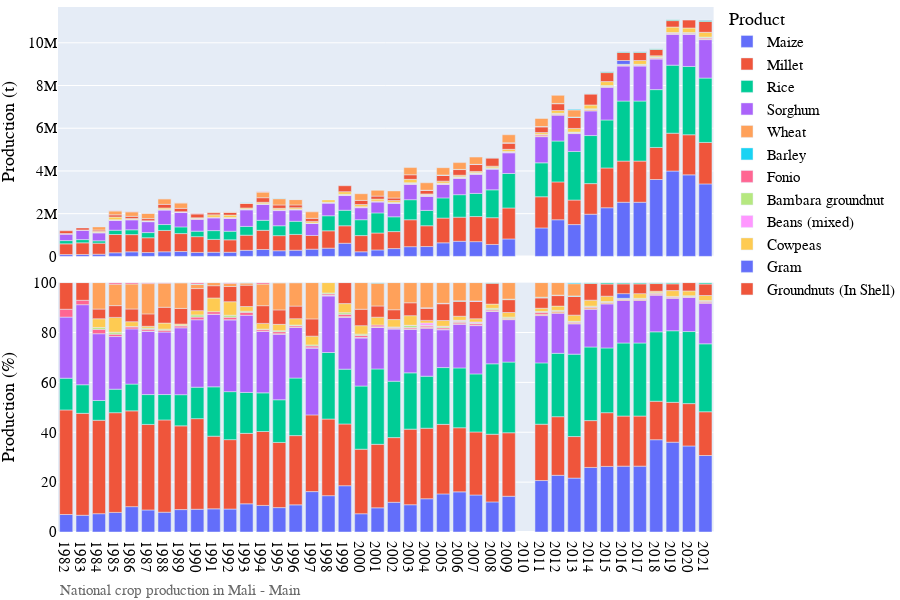

The notebook cell this image was saved under:
### Markdown cell above
## Visualization of production data

### Code cell
# Bar chart of national grain production
country_iso, country_name = 'ML', 'Mali'
df = pd.read_csv('../data/crop/adm_crop_production_%s.csv' % country_iso, index_col=0)
df['year'] = df['harvest_year']
year = [df['year'].min(), df['year'].max()]
product_order = ['Maize','Millet','Rice','Sorghum','Wheat','Barley','Fonio']
for season_name in ['Main']:
    footnote = 'National crop production in %s - %s' % (country_name, season_name)
    fn_save = '../figures/%s_bar_natgrainprod_%s.png' % (country_iso, season_name)
    sub = df[df['season_name'] == season_name]
    fig = PlotBarProduction(sub, year, product_order, footnote, fn_save)
    fig.show()

### Figure 1 — Plotly figure (JSON) as saved in the notebook; plotly's stock layout.template omitted (floating-point values rounded to 4 significant figures)
{"data": [{"alignmentgroup": "True", "hovertemplate": "product=Maize<br>season_name=Main<br>type=orig_unit<br>year=%{x}<br>value=%{y}<extra></extra>", "legendgroup": "Maize", "marker": {"color": "#636efa", "pattern": {"shape": ""}}, "name": "Maize", "offsetgroup": "Maize", "orientation": "v", "showlegend": true, "textposition": "auto", "type": "bar", "x": [1982, 1983, 1984, 1985, 1986, 1987, 1988, 1989, 1990, 1991, 1992, 1993, 1994, 1995, 1996, 1997, 1998, 1999, 2000, 2001, 2002, 2003, 2004, 2005, 2006, 2007, 2008, 2009, 2011, 2012, 2013, 2014, 2015, 2016, 2017, 2018, 2019, 2020, 2021], "xaxis": "x2", "y": [83969, 89311, 101440, 168205, 213423, 178609, 214519, 225394, 185579, 192530, 192530, 283373, 322493, 264460, 289760, 337713, 385051, 613892, 214588, 301931, 365174, 454758, 459463, 634594, 706700.0, 689918, 557741, 816378, 1332484, 1713737, 1488769, 1974010, 2276036, 2534380, 2534380, 3599476, 3994493, 3817000.0, 3393204], "yaxis": "y2"}, {"alignmentgroup": "True", "hovertemplate": "product=Maize<br>season_name=Main<br>type=percent<br>year=%{x}<br>value=%{y}<extra></extra>", "legendgroup": "Maize", "marker": {"color": "#636efa", "pattern": {"shape": ""}}, "name": "Maize", "offsetgroup": "Maize", "orientation": "v", "showlegend": false, "textposition": "auto", "type": "bar", "x": [1982, 1983, 1984, 1985, 1986, 1987, 1988, 1989, 1990, 1991, 1992, 1993, 1994, 1995, 1996, 1997, 1998, 1999, 2000, 2001, 2002, 2003, 2004, 2005, 2006, 2007, 2008, 2009, 2011, 2012, 2013, 2014, 2015, 2016, 2017, 2018, 2019, 2020, 2021], "xaxis": "x", "y": [7.011, 6.707, 7.345, 7.857, 10.17, 8.835, 7.938, 8.989, 9.124, 9.295, 9.203, 11.31, 10.65, 9.78, 10.89, 16.2, 14.57, 18.56, 7.317, 9.699, 11.91, 10.94, 13.34, 15.28, 16.1, 14.84, 12.07, 14.34, 20.63, 22.73, 21.61, 25.89, 26.3, 26.41, 26.41, 37.01, 36.01, 34.5, 30.67], "yaxis": "y"}, {"alignmentgroup": "True", "hovertemplate": "product=Millet<br>season_name=Main<br>type=orig_unit<br>year=%{x}<br>value=%{y}<extra></extra>", "legendgroup": "Millet", "marker": {"color": "#EF553B", "pattern": {"shape": ""}}, "name": "Millet", "offsetgroup": "Millet", "orientation": "v", "showlegend": true, "textposition": "auto", "type": "bar", "x": [1982, 1983, 1984, 1985, 1986, 1987, 1988, 1989, 1990, 1991, 1992, 1993, 1994, 1995, 1996, 1997, 1998, 1999, 2000, 2001, 2002, 2003, 2004, 2005, 2006, 2007, 2008, 2009, 2011, 2012, 2013, 2014, 2015, 2016, 2017, 2018, 2019, 2020, 2021], "xaxis": "x2", "y": [502300.0, 544304, 517600.0, 856166, 805763, 693526, 999901, 841793, 739126, 603248, 582297, 708062, 897592, 706660, 738840, 641088, 811815, 818905, 759114, 792548, 795146, 1260498, 974673, 1157810, 1129000.0, 1175107, 1253259, 1449592, 1458783, 1772275, 1147757, 1432218, 1864301, 1927105, 1927105, 1500677, 1773081, 1879000.0, 1940727], "yaxis": "y2"}, {"alignmentgroup": "True", "hovertemplate": "product=Millet<br>season_name=Main<br>type=percent<br>year=%{x}<br>value=%{y}<extra></extra>", "legendgroup": "Millet", "marker": {"color": "#EF553B", "pattern": {"shape": ""}}, "name": "Millet", "offsetgroup": "Millet", "orientation": "v", "showlegend": false, "textposition": "auto", "type": "bar", "x": [1982, 1983, 1984, 1985, 1986, 1987, 1988, 1989, 1990, 1991, 1992, 1993, 1994, 1995, 1996, 1997, 1998, 1999, 2000, 2001, 2002, 2003, 2004, 2005, 2006, 2007, 2008, 2009, 2011, 2012, 2013, 2014, 2015, 2016, 2017, 2018, 2019, 2020, 2021], "xaxis": "x", "y": [41.94, 40.88, 37.47, 39.99, 38.4, 34.31, 37.0, 33.57, 36.34, 29.12, 27.83, 28.25, 29.65, 26.13, 27.77, 30.76, 30.72, 24.76, 25.88, 25.46, 25.94, 30.32, 28.29, 27.88, 25.71, 25.27, 27.13, 25.46, 22.59, 23.51, 16.66, 18.78, 21.55, 20.08, 20.08, 15.43, 15.98, 16.98, 17.54], "yaxis": "y"}, {"alignmentgroup": "True", "hovertemplate": "product=Rice<br>season_name=Main<br>type=orig_unit<br>year=%{x}<br>value=%{y}<extra></extra>", "legendgroup": "Rice", "marker": {"color": "#00cc96", "pattern": {"shape": ""}}, "name": "Rice", "offsetgroup": "Rice", "orientation": "v", "showlegend": true, "textposition": "auto", "type": "bar", "x": [1982, 1983, 1984, 1985, 1986, 1987, 1988, 1989, 1990, 1991, 1992, 1993, 1994, 1995, 1996, 1998, 1999, 2000, 2001, 2002, 2003, 2004, 2005, 2006, 2007, 2008, 2009, 2011, 2012, 2013, 2014, 2015, 2016, 2017, 2018, 2019, 2020, 2021], "xaxis": "x2", "y": [152408, 152634, 109354, 201650, 225138, 242000.0, 275111, 313555, 256376, 410018, 402800.0, 411200.0, 469127, 462700, 613970, 705213, 727060, 742808, 940938, 693203, 938217, 718086, 945824, 1053000.0, 1082383, 1304618, 1614408, 1588346, 1914867, 2275982, 2251031, 2246012, 2811051, 2811051, 2707558, 3184724, 3196000.0, 3014106], "yaxis": "y2"}, {"alignmentgroup": "True", "hovertemplate": "product=Rice<br>season_name=Main<br>type=percent<br>year=%{x}<br>value=%{y}<extra></extra>", "legendgroup": "Rice", "marker": {"color": "#00cc96", "pattern": {"shape": ""}}, "name": "Rice", "offsetgroup": "Rice", "orientation": "v", "showlegend": false, "textposition": "auto", "type": "bar", "x": [1982, 1983, 1984, 1985, 1986, 1987, 1988, 1989, 1990, 1991, 1992, 1993, 1994, 1995, 1996, 1998, 1999, 2000, 2001, 2002, 2003, 2004, 2005, 2006, 2007, 2008, 2009, 2011, 2012, 2013, 2014, 2015, 2016, 2017, 2018, 2019, 2020, 2021], "xaxis": "x", "y": [12.73, 11.46, 7.918, 9.419, 10.73, 11.97, 10.18, 12.51, 12.61, 19.8, 19.25, 16.41, 15.5, 17.11, 23.08, 26.69, 21.98, 25.33, 30.23, 22.61, 22.57, 20.84, 22.77, 23.99, 23.28, 28.24, 28.35, 24.59, 25.4, 33.04, 29.52, 25.96, 29.3, 29.3, 27.84, 28.71, 28.9, 27.25], "yaxis": "y"}, {"alignmentgroup": "True", "hovertemplate": "product=Sorghum<br>season_name=Main<br>type=orig_unit<br>year=%{x}<br>value=%{y}<extra></extra>", "legendgroup": "Sorghum", "marker": {"color": "#ab63fa", "pattern": {"shape": ""}}, "name": "Sorghum", "offsetgroup": "Sorghum", "orientation": "v", "showlegend": true, "textposition": "auto", "type": "bar", "x": [1982, 1983, 1984, 1985, 1986, 1987, 1988, 1989, 1990, 1991, 1992, 1993, 1994, 1995, 1996, 1997, 1998, 1999, 2000, 2001, 2002, 2003, 2004, 2005, 2006, 2007, 2008, 2009, 2011, 2012, 2013, 2014, 2015, 2016, 2017, 2018, 2019, 2020, 2021], "xaxis": "x2", "y": [293359, 427458, 369818, 452055, 464565, 513176, 676929, 672282, 550164, 602204, 602233, 775168, 746217, 710270, 540260, 558802, 598974, 688830, 564662, 517748, 641848, 727632, 664083, 629127, 769700.0, 900790, 969597, 969064, 1225530, 1212440, 837225, 1152988, 1527455, 1637913, 1637913, 1428698, 1443385, 1511000.0, 1801016], "yaxis": "y2"}, {"alignmentgroup": "True", "hovertemplate": "product=Sorghum<br>season_name=Main<br>type=percent<br>year=%{x}<br>value=%{y}<extra></extra>", "legendgroup": "Sorghum", "marker": {"color": "#ab63fa", "pattern": {"shape": ""}}, "name": "Sorghum", "offsetgroup": "Sorghum", "orientation": "v", "showlegend": false, "textposition": "auto", "type": "bar", "x": [1982, 1983, 1984, 1985, 1986, 1987, 1988, 1989, 1990, 1991, 1992, 1993, 1994, 1995, 1996, 1997, 1998, 1999, 2000, 2001, 2002, 2003, 2004, 2005, 2006, 2007, 2008, 2009, 2011, 2012, 2013, 2014, 2015, 2016, 2017, 2018, 2019, 2020, 2021], "xaxis": "x", "y": [24.49, 32.1, 26.78, 21.12, 22.14, 25.38, 25.05, 26.81, 27.05, 29.07, 28.79, 30.93, 24.65, 26.27, 20.31, 26.81, 22.67, 20.83, 19.25, 16.63, 20.94, 17.5, 19.28, 15.15, 17.53, 19.37, 20.99, 17.02, 18.98, 16.08, 12.15, 15.12, 17.65, 17.07, 17.07, 14.69, 13.01, 13.66, 16.28], "yaxis": "y"}, {"alignmentgroup": "True", "hovertemplate": "product=Wheat<br>season_name=Main<br>type=orig_unit<br>year=%{x}<br>value=%{y}<extra></extra>", "legendgroup": "Wheat", "marker": {"color": "#FFA15A", "pattern": {"shape": ""}}, "name": "Wheat", "offsetgroup": "Wheat", "orientation": "v", "showlegend": true, "textposition": "auto", "type": "bar", "x": [1987, 1991, 1992, 1994, 1995, 1996, 1997, 1998, 1999, 2000, 2001, 2002, 2003, 2004, 2005, 2006, 2007, 2008, 2009, 2011, 2012, 2013, 2014, 2015, 2016, 2017, 2018, 2019, 2020, 2021], "xaxis": "x2", "y": [1425, 1256, 1256, 2210, 6150, 3086, 2638, 6630, 7495, 6075, 9180, 4652.0, 5701, 8942, 4805, 8565, 8585, 13016, 15247, 33842, 40319, 27430, 45668, 35756, 40137, 40137, 28015, 29145, 8226, 37124], "yaxis": "y2"}, {"alignmentgroup": "True", "hovertemplate": "product=Wheat<br>season_name=Main<br>type=percent<br>year=%{x}<br>value=%{y}<extra></extra>", "legendgroup": "Wheat", "marker": {"color": "#FFA15A", "pattern": {"shape": ""}}, "name": "Wheat", "offsetgroup": "Wheat", "orientation": "v", "showlegend": false, "textposition": "auto", "type": "bar", "x": [1987, 1991, 1992, 1994, 1995, 1996, 1997, 1998, 1999, 2000, 2001, 2002, 2003, 2004, 2005, 2006, 2007, 2008, 2009, 2011, 2012, 2013, 2014, 2015, 2016, 2017, 2018, 2019, 2020, 2021], "xaxis": "x", "y": [0.07049, 0.06064, 0.06004, 0.073, 0.2274, 0.116, 0.1266, 0.2509, 0.2266, 0.2071, 0.2949, 0.1517, 0.1371, 0.2595, 0.1157, 0.1951, 0.1846, 0.2817, 0.2677, 0.524, 0.5348, 0.3982, 0.5989, 0.4132, 0.4183, 0.4183, 0.288, 0.2628, 0.07437, 0.3356], "yaxis": "y"}, {"alignmentgroup": "True", "hovertemplate": "product=Barley<br>season_name=Main<br>type=orig_unit<br>year=%{x}<br>value=%{y}<extra></extra>", "legendgroup": "Barley", "marker": {"color": "#19d3f3", "pattern": {"shape": ""}}, "name": "Barley", "offsetgroup": "Barley", "orientation": "v", "showlegend": true, "textposition": "auto", "type": "bar", "x": [1997, 1998, 1999, 2000, 2001, 2002], "xaxis": "x2", "y": [46, 51, 57, 133, 75, 56], "yaxis": "y2"}, {"alignmentgroup": "True", "hovertemplate": "product=Barley<br>season_name=Main<br>type=percent<br>year=%{x}<br>value=%{y}<extra></extra>", "legendgroup": "Barley", "marker": {"color": "#19d3f3", "pattern": {"shape": ""}}, "name": "Barley", "offsetgroup": "Barley", "orientation": "v", "showlegend": false, "textposition": "auto", "type": "bar", "x": [1997, 1998, 1999, 2000, 2001, 2002], "xaxis": "x", "y": [0.002207, 0.00193, 0.001723, 0.004535, 0.002409, 0.001827], "yaxis": "y"}, {"alignmentgroup": "True", "hovertemplate": "product=Fonio<br>season_name=Main<br>type=orig_unit<br>year=%{x}<br>value=%{y}<extra></extra>", "legendgroup": "Fonio", "marker": {"color": "#FF6692", "pattern": {"shape": ""}}, "name": "Fonio", "offsetgroup": "Fonio", "orientation": "v", "showlegend": true, "textposition": "auto", "type": "bar", "x": [1982, 1983, 1984, 1985, 1986, 1987, 1988, 1989, 1990, 1991, 1992, 1993, 1994, 1995, 1996, 1997, 1998, 1999, 2000, 2001, 2002, 2003, 2004, 2005, 2006, 2007, 2008, 2009, 2011, 2012, 2013, 2014, 2015, 2016, 2017, 2018, 2019, 2020, 2021], "xaxis": "x2", "y": [37807, 23537, 24535, 20486, 17243, 15589, 20184, 18929, 21568, 20898, 20899, 29735, 19272, 22170, 15000, 15116, 15593, 31253, 22738, 21398, 16321, 22437, 19655, 26598, 26250.0, 28691, 21380, 16611, 51021, 21035, 22090, 25651, 20294, 14626, 14626, 46189, 28149, 40540.0, 47029], "yaxis": "y2"}, {"alignmentgroup": "True", "hovertemplate": "product=Fonio<br>season_name=Main<br>type=percent<br>year=%{x}<br>value=%{y}<extra></extra>", "legendgroup": "Fonio", "marker": {"color": "#FF6692", "pattern": {"shape": ""}}, "name": "Fonio", "offsetgroup": "Fonio", "orientation": "v", "showlegend": false, "textposition": "auto", "type": "bar", "x": [1982, 1983, 1984, 1985, 1986, 1987, 1988, 1989, 1990, 1991, 1992, 1993, 1994, 1995, 1996, 1997, 1998, 1999, 2000, 2001, 2002, 2003, 2004, 2005, 2006, 2007, 2008, 2009, 2011, 2012, 2013, 2014, 2015, 2016, 2017, 2018, 2019, 2020, 2021], "xaxis": "x", "y": [3.157, 1.768, 1.776, 0.9569, 0.8218, 0.7711, 0.7469, 0.7549, 1.06, 1.009, 0.999, 1.186, 0.6366, 0.8199, 0.5638, 0.7252, 0.59, 0.945, 0.7753, 0.6874, 0.5324, 0.5396, 0.5705, 0.6405, 0.5978, 0.6171, 0.4628, 0.2917, 0.79, 0.279, 0.3207, 0.3364, 0.2345, 0.1524, 0.1524, 0.4749, 0.2538, 0.3665, 0.4251], "yaxis": "y"}, {"alignmentgroup": "True", "hovertemplate": "product=Bambara groundnut<br>season_name=Main<br>type=orig_unit<br>year=%{x}<br>value=%{y}<extra></extra>", "legendgroup": "Bambara groundnut", "marker": {"color": "#B6E880", "pattern": {"shape": ""}}, "name": "Bambara groundnut", "offsetgroup": "Bambara groundnut", "orientation": "v", "showlegend": true, "textposition": "auto", "type": "bar", "x": [1984, 1985, 1986, 1987, 1988, 1989, 1990, 1992, 1993, 1994, 1995, 1996, 1997, 1998, 1999, 2000, 2002, 2003, 2004, 2005, 2006, 2007, 2008, 2009, 2011, 2012, 2013, 2014, 2015, 2016, 2017, 2018, 2019, 2020, 2021], "xaxis": "x2", "y": [10115, 16804, 2107, 8540, 11620, 7505, 17883, 16332, 11024, 5880, 9604, 7165, 8399, 9321, 21717, 16562, 4367, 32809, 10766, 17169, 18050.0, 12929, 24558, 24978, 19177, 24786, 20383, 25295, 26620.0, 25960.0, 25963, 24616, 27381, 26076, 33262], "yaxis": "y2"}, {"alignmentgroup": "True", "hovertemplate": "product=Bambara groundnut<br>season_name=Main<br>type=percent<br>year=%{x}<br>value=%{y}<extra></extra>", "legendgroup": "Bambara groundnut", "marker": {"color": "#B6E880", "pattern": {"shape": ""}}, "name": "Bambara groundnut", "offsetgroup": "Bambara groundnut", "orientation": "v", "showlegend": false, "textposition": "auto", "type": "bar", "x": [1984, 1985, 1986, 1987, 1988, 1989, 1990, 1992, 1993, 1994, 1995, 1996, 1997, 1998, 1999, 2000, 2002, 2003, 2004, 2005, 2006, 2007, 2008, 2009, 2011, 2012, 2013, 2014, 2015, 2016, 2017, 2018, 2019, 2020, 2021], "xaxis": "x", "y": [0.7324, 0.7849, 0.1004, 0.4224, 0.43, 0.2993, 0.8792, 0.7807, 0.4399, 0.1942, 0.3552, 0.2693, 0.4029, 0.3527, 0.6566, 0.5647, 0.1425, 0.7891, 0.3125, 0.4134, 0.4111, 0.2781, 0.5316, 0.4386, 0.2969, 0.3288, 0.2959, 0.3317, 0.3076, 0.2706, 0.2706, 0.2531, 0.2468, 0.2357, 0.3007], "yaxis": "y"}, {"alignmentgroup": "True", "hovertemplate": "product=Beans (mixed)<br>season_name=Main<br>type=orig_unit<br>year=%{x}<br>value=%{y}<extra></extra>", "legendgroup": "Beans (mixed)", "marker": {"color": "#FF97FF", "pattern": {"shape": ""}}, "name": "Beans (mixed)", "offsetgroup": "Beans (mixed)", "orientation": "v", "showlegend": true, "textposition": "auto", "type": "bar", "x": [2003, 2004, 2005, 2006, 2007], "xaxis": "x2", "y": [4367, 32301, 11283, 15910, 17956], "yaxis": "y2"}, {"alignmentgroup": "True", "hovertemplate": "product=Beans (mixed)<br>season_name=Main<br>type=percent<br>year=%{x}<br>value=%{y}<extra></extra>", "legendgroup": "Beans (mixed)", "marker": {"color": "#FF97FF", "pattern": {"shape": ""}}, "name": "Beans (mixed)", "offsetgroup": "Beans (mixed)", "orientation": "v", "showlegend": false, "textposition": "auto", "type": "bar", "x": [2003, 2004, 2005, 2006, 2007], "xaxis": "x", "y": [0.105, 0.9376, 0.2717, 0.3624, 0.3862], "yaxis": "y"}, {"alignmentgroup": "True", "hovertemplate": "product=Cowpeas<br>season_name=Main<br>type=orig_unit<br>year=%{x}<br>value=%{y}<extra></extra>", "legendgroup": "Cowpeas", "marker": {"color": "#FECB52", "pattern": {"shape": ""}}, "name": "Cowpeas", "offsetgroup": "Cowpeas", "orientation": "v", "showlegend": true, "textposition": "auto", "type": "bar", "x": [1984, 1985, 1986, 1987, 1988, 1989, 1990, 1991, 1992, 1993, 1994, 1995, 1996, 1997, 1998, 1999, 2000, 2001, 2002, 2003, 2004, 2005, 2006, 2007, 2008, 2009, 2011, 2012, 2013, 2014, 2015, 2017, 2018, 2019, 2020, 2021], "xaxis": "x2", "y": [48216, 127000.0, 41210, 14700, 65690, 11554, 34819, 113582, 113582, 47375, 69343, 69363, 67919, 73294, 110060, 119723, 100126, 98007, 90530.0, 160874, 35550.0, 94914, 71980.0, 59450.0, 77906, 106001, 85519, 129000.0, 170066, 182000.0, 186400.0, 180080, 53880.0, 257200.0, 215434, 224956], "yaxis": "y2"}, {"alignmentgroup": "True", "hovertemplate": "product=Cowpeas<br>season_name=Main<br>type=percent<br>year=%{x}<br>value=%{y}<extra></extra>", "legendgroup": "Cowpeas", "marker": {"color": "#FECB52", "pattern": {"shape": ""}}, "name": "Cowpeas", "offsetgroup": "Cowpeas", "orientation": "v", "showlegend": false, "textposition": "auto", "type": "bar", "x": [1984, 1985, 1986, 1987, 1988, 1989, 1990, 1991, 1992, 1993, 1994, 1995, 1996, 1997, 1998, 1999, 2000, 2001, 2002, 2003, 2004, 2005, 2006, 2007, 2008, 2009, 2011, 2012, 2013, 2014, 2015, 2017, 2018, 2019, 2020, 2021], "xaxis": "x", "y": [3.491, 5.931, 1.964, 0.7271, 2.431, 0.4608, 1.712, 5.484, 5.429, 1.89, 2.291, 2.565, 2.553, 3.516, 4.165, 3.62, 3.414, 3.148, 2.953, 3.869, 1.032, 2.285, 1.639, 1.279, 1.686, 1.861, 1.324, 1.711, 2.469, 2.386, 2.154, 1.877, 0.554, 2.319, 1.948, 2.034], "yaxis": "y"}, {"alignmentgroup": "True", "hovertemplate": "product=Gram<br>season_name=Main<br>type=orig_unit<br>year=%{x}<br>value=%{y}<extra></extra>", "legendgroup": "Gram", "marker": {"color": "#636efa", "pattern": {"shape": ""}}, "name": "Gram", "offsetgroup": "Gram", "orientation": "v", "showlegend": true, "textposition": "auto", "type": "bar", "x": [2016], "xaxis": "x2", "y": [180100.0], "yaxis": "y2"}, {"alignmentgroup": "True", "hovertemplate": "product=Gram<br>season_name=Main<br>type=percent<br>year=%{x}<br>value=%{y}<extra></extra>", "legendgroup": "Gram", "marker": {"color": "#636efa", "pattern": {"shape": ""}}, "name": "Gram", "offsetgroup": "Gram", "orientation": "v", "showlegend": false, "textposition": "auto", "type": "bar", "x": [2016], "xaxis": "x", "y": [1.877], "yaxis": "y"}, {"alignmentgroup": "True", "hovertemplate": "product=Groundnuts (In Shell)<br>season_name=Main<br>type=orig_unit<br>year=%{x}<br>value=%{y}<extra></extra>", "legendgroup": "Groundnuts (In Shell)", "marker": {"color": "#EF553B", "pattern": {"shape": ""}}, "name": "Groundnuts (In Shell)", "offsetgroup": "Groundnuts (In Shell)", "orientation": "v", "showlegend": true, "textposition": "auto", "type": "bar", "x": [1982, 1983, 1984, 1985, 1986, 1987, 1988, 1989, 1990, 1991, 1992, 1993, 1994, 1995, 1996, 1997, 1999, 2000, 2001, 2002, 2003, 2004, 2005, 2006, 2007, 2008, 2009, 2011, 2012, 2013, 2014, 2015, 2016, 2017, 2018, 2019, 2020, 2021], "xaxis": "x2", "y": [127828, 94271, 53709, 101141, 107015, 100680, 171759, 156983, 179941, 102020, 127487, 215150, 215160, 157100, 134130, 144329, 278356, 193073, 139832, 120844, 214455, 169780, 279503, 265500.0, 324375, 388587, 293433, 267400.0, 318400.0, 515673, 510600.0, 421500.0, 374300.0, 374317, 301207, 301207, 368671, 506141], "yaxis": "y2"}, {"alignmentgroup": "True", "hovertemplate": "product=Groundnuts (In Shell)<br>season_name=Main<br>type=percent<br>year=%{x}<br>value=%{y}<extra></extra>", "legendgroup": "Groundnuts (In Shell)", "marker": {"color": "#EF553B", "pattern": {"shape": ""}}, "name": "Groundnuts (In Shell)", "offsetgroup": "Groundnuts (In Shell)", "orientation": "v", "showlegend": false, "textposition": "auto", "type": "bar", "x": [1982, 1983, 1984, 1985, 1986, 1987, 1988, 1989, 1990, 1991, 1992, 1993, 1994, 1995, 1996, 1997, 1999, 2000, 2001, 2002, 2003, 2004, 2005, 2006, 2007, 2008, 2009, 2011, 2012, 2013, 2014, 2015, 2016, 2017, 2018, 2019, 2020, 2021], "xaxis": "x", "y": [10.67, 7.08, 3.889, 4.724, 5.1, 4.98, 6.356, 6.261, 8.847, 4.926, 6.094, 8.584, 7.108, 5.81, 5.041, 6.924, 8.416, 6.583, 4.492, 3.942, 5.158, 4.928, 6.73, 6.048, 6.977, 8.411, 5.153, 4.14, 4.224, 7.486, 6.697, 4.872, 3.901, 3.901, 3.097, 2.715, 3.333, 4.575], "yaxis": "y"}, {"alignmentgroup": "True", "hovertemplate": "product=Sesame Seed<br>season_name=Main<br>type=orig_unit<br>year=%{x}<br>value=%{y}<extra></extra>", "legendgroup": "Sesame Seed", "marker": {"color": "#00cc96", "pattern": {"shape": ""}}, "name": "Sesame Seed", "offsetgroup": "Sesame Seed", "orientation": "v", "showlegend": true, "textposition": "auto", "type": "bar", "x": [2004, 2005, 2006, 2007, 2008, 2009, 2011, 2012, 2013, 2014, 2015, 2016, 2017, 2018, 2019, 2021], "xaxis": "x2", "y": [2425, 4872, 4499, 2239, 7259, 9909, 16945, 12007, 15510.0, 22590.0, 43380.0, 37577, 37577, 27830.0, 46698, 59637], "yaxis": "y2"}, {"alignmentgroup": "True", "hovertemplate": "product=Sesame Seed<br>season_name=Main<br>type=percent<br>year=%{x}<br>value=%{y}<extra></extra>", "legendgroup": "Sesame Seed", "marker": {"color": "#00cc96", "pattern": {"shape": ""}}, "name": "Sesame Seed", "offsetgroup": "Sesame Seed", "orientation": "v", "showlegend": false, "textposition": "auto", "type": "bar", "x": [2004, 2005, 2006, 2007, 2008, 2009, 2011, 2012, 2013, 2014, 2015, 2016, 2017, 2018, 2019, 2021], "xaxis": "x", "y": [0.07039, 0.1173, 0.1025, 0.04816, 0.1571, 0.174, 0.2624, 0.1593, 0.2251, 0.2963, 0.5014, 0.3916, 0.3916, 0.2861, 0.421, 0.5391], "yaxis": "y"}, {"alignmentgroup": "True", "hovertemplate": "product=Soybean<br>season_name=Main<br>type=orig_unit<br>year=%{x}<br>value=%{y}<extra></extra>", "legendgroup": "Soybean", "marker": {"color": "#ab63fa", "pattern": {"shape": ""}}, "name": "Soybean", "offsetgroup": "Soybean", "orientation": "v", "showlegend": true, "textposition": "auto", "type": "bar", "x": [2004, 2005, 2006, 2007, 2008, 2009, 2011, 2012, 2013, 2014, 2015, 2016, 2017, 2018, 2019, 2021], "xaxis": "x2", "y": [1548, 2124, 2005.0, 5187, 2138, 1874, 1238, 1663, 1610, 3235, 5204.0, 11770.0, 11770.0, 7875, 6693, 5054], "yaxis": "y2"}, {"alignmentgroup": "True", "hovertemplate": "product=Soybean<br>season_name=Main<br>type=percent<br>year=%{x}<br>value=%{y}<extra></extra>", "legendgroup": "Soybean", "marker": {"color": "#ab63fa", "pattern": {"shape": ""}}, "name": "Soybean", "offsetgroup": "Soybean", "orientation": "v", "showlegend": false, "textposition": "auto", "type": "bar", "x": [2004, 2005, 2006, 2007, 2008, 2009, 2011, 2012, 2013, 2014, 2015, 2016, 2017, 2018, 2019, 2021], "xaxis": "x", "y": [0.04493, 0.05114, 0.04565, 0.1116, 0.04628, 0.03291, 0.01917, 0.02206, 0.02337, 0.04242, 0.06014, 0.1227, 0.1227, 0.08097, 0.06034, 0.04569], "yaxis": "y"}, {"alignmentgroup": "True", "hovertemplate": "product=Sugarcane<br>season_name=Main<br>type=orig_unit<br>year=%{x}<br>value=%{y}<extra></extra>", "legendgroup": "Sugarcane", "marker": {"color": "#FFA15A", "pattern": {"shape": ""}}, "name": "Sugarcane", "offsetgroup": "Sugarcane", "orientation": "v", "showlegend": true, "textposition": "auto", "type": "bar", "x": [1984, 1985, 1986, 1987, 1988, 1989, 1990, 1991, 1992, 1993, 1994, 1995, 1996, 1997, 2000, 2001, 2002, 2003, 2004, 2005, 2006, 2007, 2009, 2011, 2012, 2013], "xaxis": "x2", "y": [146388, 184353, 210465, 245626, 261304, 257571, 35300, 25485, 25485, 20661, 262333, 293240, 249950, 302982, 312992, 285235, 333286, 336000, 347939, 344312, 319529, 341825, 377000, 377964, 377964, 335690], "yaxis": "y2"}, {"alignmentgroup": "True", "hovertemplate": "product=Sugarcane<br>season_name=Main<br>type=percent<br>year=%{x}<br>value=%{y}<extra></extra>", "legendgroup": "Sugarcane", "marker": {"color": "#FFA15A", "pattern": {"shape": ""}}, "name": "Sugarcane", "offsetgroup": "Sugarcane", "orientation": "v", "showlegend": false, "textposition": "auto", "type": "bar", "x": [1984, 1985, 1986, 1987, 1988, 1989, 1990, 1991, 1992, 1993, 1994, 1995, 1996, 1997, 2000, 2001, 2002, 2003, 2004, 2005, 2006, 2007, 2009, 2011, 2012, 2013], "xaxis": "x", "y": [10.6, 8.611, 10.03, 12.15, 9.669, 10.27, 1.736, 1.23, 1.218, 0.8244, 8.666, 10.84, 9.394, 14.54, 10.67, 9.162, 10.87, 8.081, 10.1, 8.291, 7.277, 7.352, 6.62, 5.852, 5.014, 4.873], "yaxis": "y"}, {"alignmentgroup": "True", "hovertemplate": "product=Sweet Potatoes<br>season_name=Main<br>type=orig_unit<br>year=%{x}<br>value=%{y}<extra></extra>", "legendgroup": "Sweet Potatoes", "marker": {"color": "#19d3f3", "pattern": {"shape": ""}}, "name": "Sweet Potatoes", "offsetgroup": "Sweet Potatoes", "orientation": "v", "showlegend": true, "textposition": "auto", "type": "bar", "x": [1990, 1993, 1995, 1996, 2001, 2013], "xaxis": "x2", "y": [1853, 4536, 2270, 600, 6181, 30223], "yaxis": "y2"}, {"alignmentgroup": "True", "hovertemplate": "product=Sweet Potatoes<br>season_name=Main<br>type=percent<br>year=%{x}<br>value=%{y}<extra></extra>", "legendgroup": "Sweet Potatoes", "marker": {"color": "#19d3f3", "pattern": {"shape": ""}}, "name": "Sweet Potatoes", "offsetgroup": "Sweet Potatoes", "orientation": "v", "showlegend": false, "textposition": "auto", "type": "bar", "x": [1990, 1993, 1995, 1996, 2001, 2013], "xaxis": "x", "y": [0.09111, 0.181, 0.08395, 0.02255, 0.1985, 0.4388], "yaxis": "y"}, {"alignmentgroup": "True", "hovertemplate": "product=Yams<br>season_name=Main<br>type=orig_unit<br>year=%{x}<br>value=%{y}<extra></extra>", "legendgroup": "Yams", "marker": {"color": "#FF6692", "pattern": {"shape": ""}}, "name": "Yams", "offsetgroup": "Yams", "orientation": "v", "showlegend": true, "textposition": "auto", "type": "bar", "x": [1985, 1986, 1987, 1988, 1989, 1990, 1992, 1994], "xaxis": "x2", "y": [13030, 11230, 7760, 5380, 1803, 11285, 7110, 17579], "yaxis": "y2"}, {"alignmentgroup": "True", "hovertemplate": "product=Yams<br>season_name=Main<br>type=percent<br>year=%{x}<br>value=%{y}<extra></extra>", "legendgroup": "Yams", "marker": {"color": "#FF6692", "pattern": {"shape": ""}}, "name": "Yams", "offsetgroup": "Yams", "orientation": "v", "showlegend": false, "textposition": "auto", "type": "bar", "x": [1985, 1986, 1987, 1988, 1989, 1990, 1992, 1994], "xaxis": "x", "y": [0.6086, 0.5352, 0.3838, 0.1991, 0.07191, 0.5548, 0.3399, 0.5807], "yaxis": "y"}], "layout": {"annotations": [{"showarrow": false, "text": "", "textangle": 90, "x": 0.98, "xanchor": "left", "xref": "paper", "y": 0.2375, "yanchor": "middle", "yref": "paper"}, {"showarrow": false, "text": "", "textangle": 90, "x": 0.98, "xanchor": "left", "xref": "paper", "y": 0.7625, "yanchor": "middle", "yref": "paper"}, {"align": "left", "font": {"color": "dimgrey", "family": "arial", "size": 15}, "showarrow": false, "text": "National crop production in Mali - Main", "x": 0, "xref": "paper", "y": -0.13, "yref": "paper"}], "barmode": "relative", "font": {"color": "black", "family": "arial", "size": 15}, "height": 600, "legend": {"title": {"text": "Product"}, "tracegroupgap": 0, "x": 1, "y": 1.01}, "margin": {"b": 0, "l": 0, "r": 0, "t": 0}, "width": 900, "xaxis": {"anchor": "y", "domain": [0, 0.98], "dtick": 1, "range": [1982.0, 2022.0], "title": {"text": ""}}, "xaxis2": {"anchor": "y2", "domain": [0, 0.98], "matches": "x", "showticklabels": false}, "yaxis": {"anchor": "x", "domain": [0, 0.475], "range": [0, 100], "title": {"text": "Production (%)"}}, "yaxis2": {"anchor": "x2", "domain": [0.525, 1], "title": {"text": "Production (t)"}}}}
